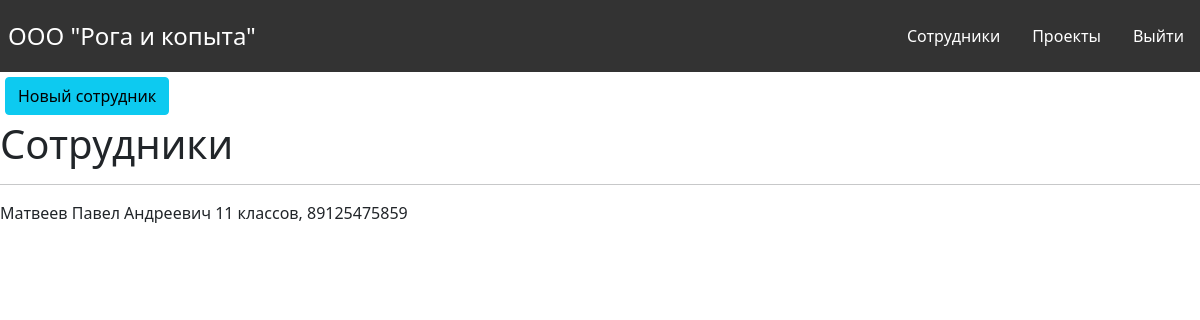
The page /workers on the database as committed earlier.
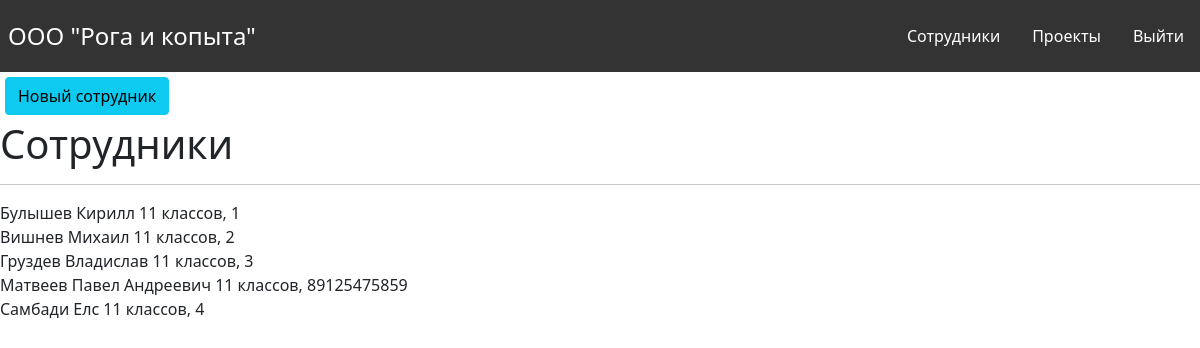
The same page on the database as committed later.
### app.py (models this page shows)
class Person(db.Model):
    id = db.Column(db.Integer, primary_key=True)
    fio = db.Column(db.String(100), nullable=False)
    education = db.Column(db.String(100), nullable=False)
    phone = db.Column(db.String(12), nullable=False, unique=True)
    email = db.Column(db.String(150), nullable=False, unique=True)
    s_media = db.Column(db.String(100))
    managers = db.relationship('Manager', backref='person')
    stats = db.relationship('Stat', backref='person')

### app.py (the view)
@app.route('/workers')
def workers():
    our_workers = Person.query.order_by(Person.fio)
    return render_template('workers.html', our_workers = our_workers)

### templates/workers.html (shortened to what this page needs)
{% extends 'base.html' %}
{% block body %}
<a href="newworker"><button class="btn btn-info">Новый сотрудник</button></a>
<h1>Сотрудники</h1>
<hr color="black">
{% for our_worker in our_workers %}
    {{ our_worker.fio }} {{ our_worker.education }}, {{ our_worker.phone }}<br/>
{% endfor %}
{% endblock %}

### templates/base.html (shortened to what this page needs)
<!DOCTYPE html>
<html lang="en">
<head>
    <link rel="stylesheet" href="{{ url_for('static', filename='navbar.css') }}">
    <link href="https://cdn.jsdelivr.net/npm/bootstrap@5.0.0-beta1/dist/css/bootstrap.min.css" rel="stylesheet"
>
</head>
<body>
    <nav class="navbar">
        <div class="brand-title">ООО "Рога и копыта"</div>
        <div class="navbar-links">
            <ul>
                <li><a href="workers">Сотрудники</a></li>
                <li><a href="projects">Проекты</a></li>
                <li><a href="/">Выйти</a></li>
            </ul>
        </div>
    </nav>
    {% block body %}{% endblock %}
</body>
</html>

### static/navbar.css (style rules this page uses)
* { box-sizing: border-box; }
body { margin: 0; padding: 0; background-color: lightcoral; }
.btn-info { margin: 5px; }
.navbar { display: flex; justify-content: space-between; align-items: center; background-color: #333; color: white; }
.brand-title { font-size: 1.5rem; margin: .5rem; }
.navbar-links ul { margin: 0; padding: 0; display: flex; }
.navbar-links li { list-style: none; }
.navbar-links li a { text-decoration: none; color: white; padding: 1rem; display: block; }

Rows that differ between the two databases and show on the page:
added Person: fio "Булышев Кирилл", education "11 классов", phone "1"
added Person: fio "Вишнев Михаил", education "11 классов", phone "2"
added Person: fio "Груздев Владислав", education "11 классов", phone "3"
added Person: fio "Самбади Елс", education "11 классов", phone "4"
